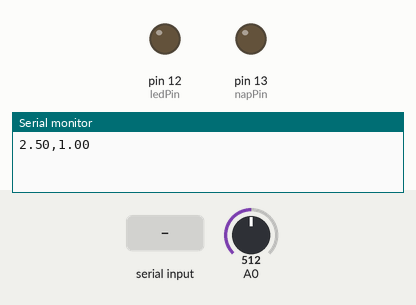
Recording of a sketch running on a simulated Arduino Uno, built with avr-gcc and run on an emulated ATmega328P. Shown: output pins drawn as LEDs (lit = HIGH), the last lines printed to the serial monitor. Inputs (shaded band) come from the test bench; at power-on: A0 = 512.

Above: at 1.2 s.
1.3 s: "s" received over Serial
At 1.9 s:
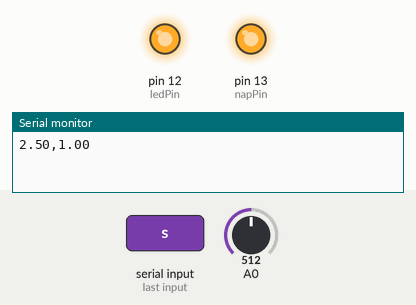
2.8 s: "p" received over Serial
At 4.2 s:
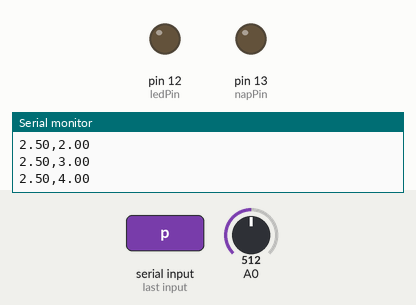
Timing chart, 0 to 5.8 s (numbered marks = the images above; inputs shaded):
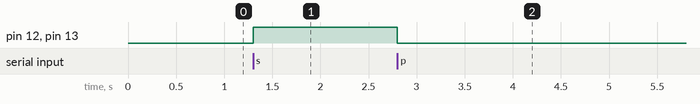

Measured:
- after the input at 1.3 s, pin 12 (ledPin), pin 13 (napPin): LOW → HIGH at once
- after the input at 2.8 s, pin 12 (ledPin), pin 13 (napPin): HIGH → LOW at once

The sketch:

Arduino-merjnej-sile.ino
```cpp
const int napPin = 13;
const int ledPin = 12;
long prejsnjiCas = 0;
const long interval = 1000;

void setup() {
  Serial.begin(9600);
  pinMode(napPin,OUTPUT);
  pinMode(ledPin,OUTPUT);
  digitalWrite(napPin, LOW);
  digitalWrite(ledPin, LOW);

}

void loop() {

  long trenutniCas = millis();
  if(trenutniCas - prejsnjiCas >= interval){
    prejsnjiCas = trenutniCas;

  int vhod = analogRead(A0);
  float napetost = vhod * (5.0 / 1023.0);
  Serial.print(napetost);
  Serial.print((","));
  Serial.println(trenutniCas / 1000.0);
    }

  if(Serial.available()){
      char branjeSerial = Serial.read();
      if(branjeSerial == 's') {
          digitalWrite(napPin, HIGH);
          digitalWrite(ledPin, HIGH);

      }
      else if(branjeSerial == 'p'){
          digitalWrite(napPin, LOW);
          digitalWrite(ledPin, LOW);
      }
   }
}
```
